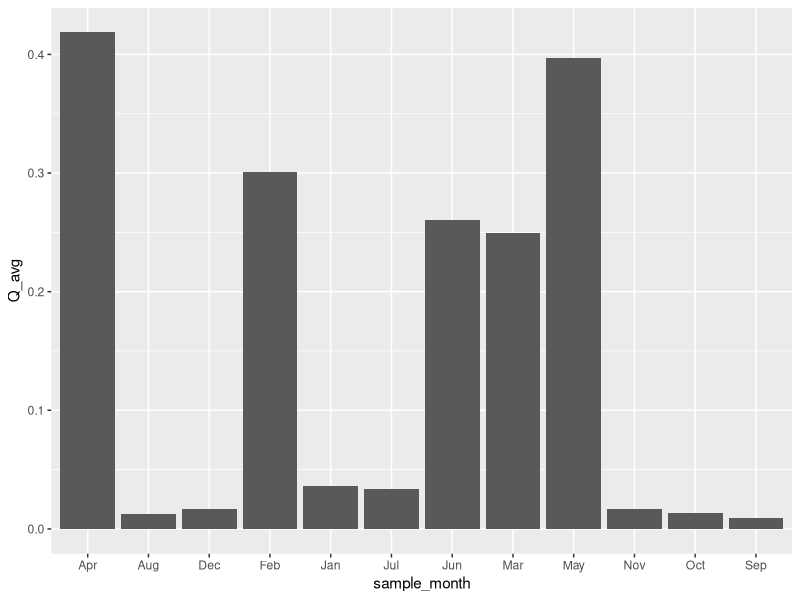
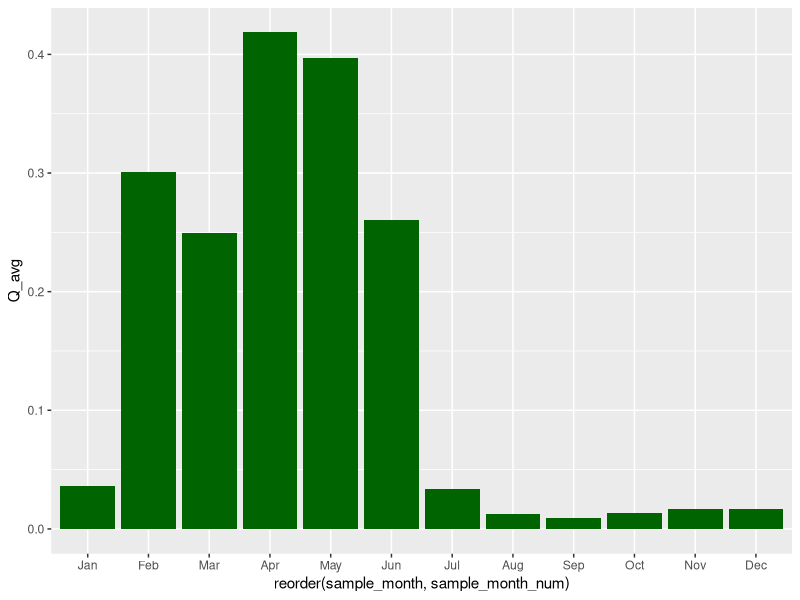
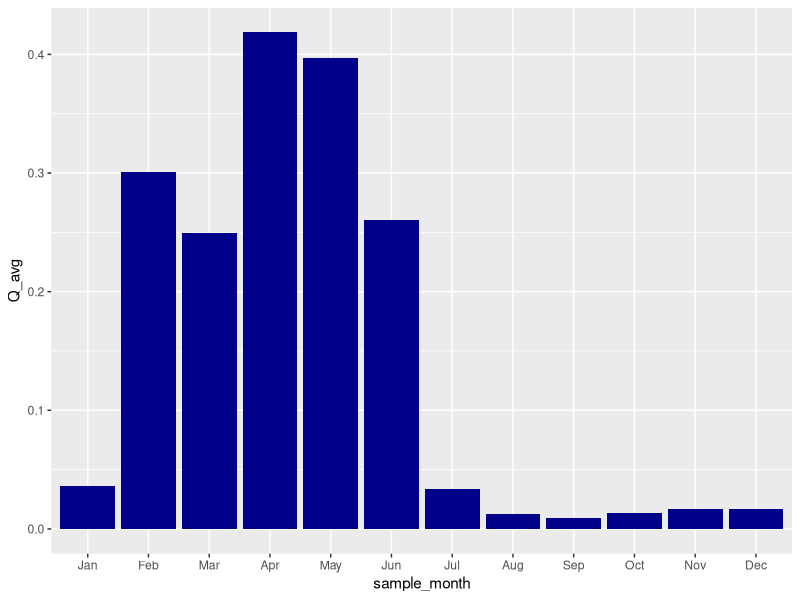
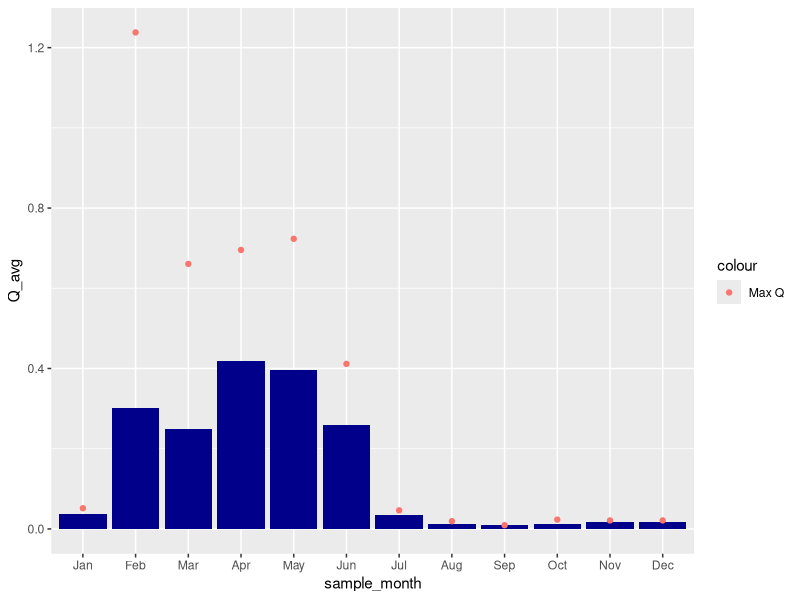
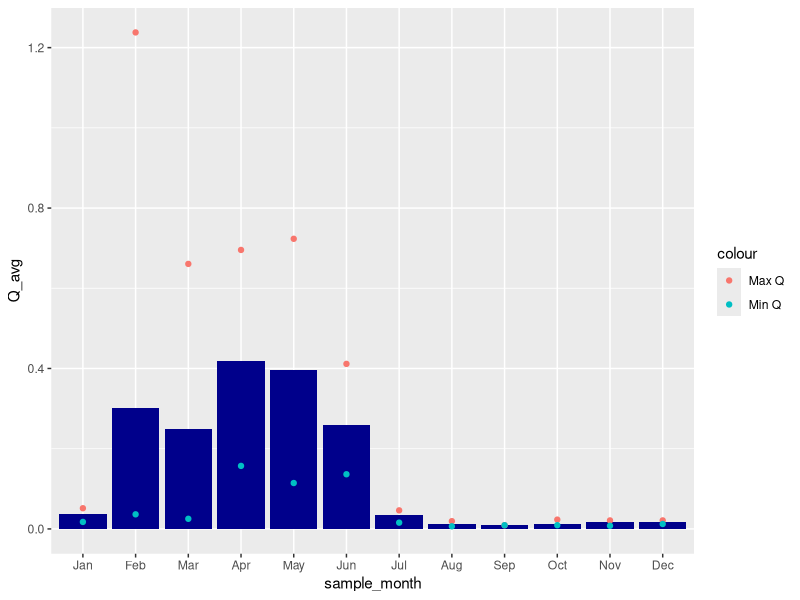
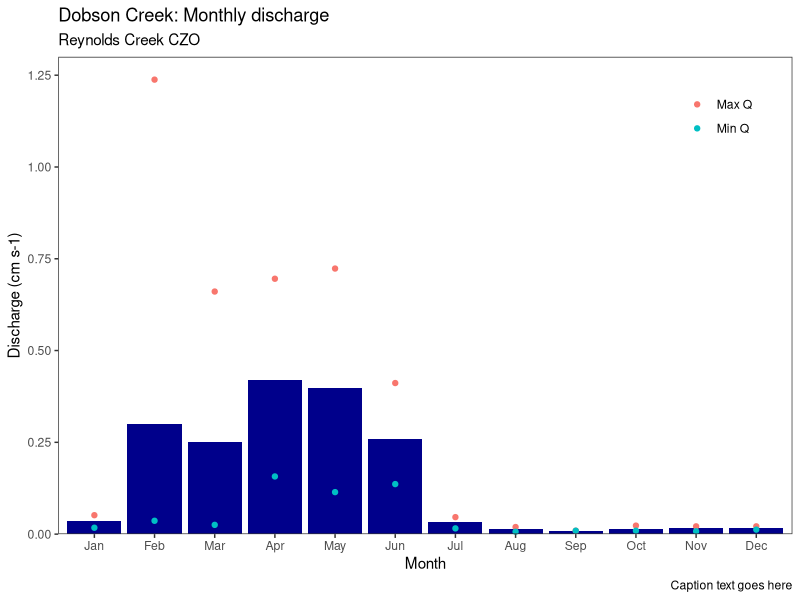

Reproduce these figures in R, in order.
# Description: Plot Reynolds Creek CZO water chemistry data
# Author: Derek Pierson
# Date: Jan 26, 2022

# Load packages
library(dplyr)
library(ggplot2)

# Set working drive to script folder
setwd(dirname(rstudioapi::getActiveDocumentContext()$path))


# Load data
wq <- read.csv("WaterQ_data.csv", as.is=T)


#####################################
# Data prep
#####################################

# Set format for date columns
# simple date
wq$Sample_Collection.Date..mm.dd.yyyy. <- as.Date(wq$Sample_Collection.Date..mm.dd.yyyy., format = "%m/%d/%Y")

# POSIXlt date format
wq$datetime <- as.POSIXlt(wq$datetime, tryFormats = c("%Y-%m-%d %H:%M:%OS",
                                       "%Y/%m/%d %H:%M:%OS",
                                       "%Y-%m-%d %H:%M",
                                       "%Y/%m/%d %H:%M",
                                       "%Y-%m-%d",
                                       "%Y/%m/%d"))

# Select data of interest
dobson_grab <- wq %>% filter(Subcatchment == "Dobson") %>%
                      filter(Sample_Type == "Grab") %>%
                      filter(!is.na(datetime)) %>% # remove data rows without a datetime value
                      select(Subcatchment, Sample_Type, datetime, # Select the columns to keep using the column names
                             qcms, # Discharge in cm s-1
                             X.Carbon..dissolved.organic..mg.L.,
                             X.Carbon..dissolved.organic.blank.corrected...mg.L.,
                             Nitrogen..total..mg.L.,
                             Nitrogen..total_Blank_Corrected..mg.L.) %>%
                     `colnames<-`(c("Subcatchment", "Sample_Type", "datetime",
                                    "Discharge", "DOC", "DOC_BC", "TN", "TN_BC"))

# Create a month column
dobson_grab$sample_month <- format(dobson_grab$datetime,"%b") # %b gives the abbreviated month name
dobson_grab$sample_month_num <- as.numeric(format(dobson_grab$datetime,"%m")) # %m gives the month number

# Summarize data by month
dobson_monthly <- dobson_grab %>% group_by(sample_month_num, sample_month) %>%
                                  summarize(n = n(),
                                            Q_avg = mean(Discharge, na.rm = T), # na.rm is important, otherwise if any value is NA, returns NA
                                            Q_sd = sd(Discharge, na.rm = T),
                                            Q_min = min(Discharge, na.rm = T),
                                            Q_max = max(Discharge, na.rm = T))


#####################################
# Plots 
#####################################

### Plot mean discharge by month
# Example 1
ggplot(data=dobson_monthly, aes(x=sample_month, y=Q_avg)) + geom_histogram(stat='identity')

# Example 2
ggplot(dobson_monthly, aes(x = reorder(sample_month, sample_month_num), y = Q_avg)) + geom_bar(stat = "identity", fill="dark green")

# Example 3
dobson_monthly$sample_month <- factor(dobson_monthly$sample_month,levels = c("Jan", "Feb", "Mar", "Apr",
                                                           "May", "Jun", "Jul", "Aug",
                                                           "Sep", "Oct", "Nov", "Dec"))

ggplot(dobson_monthly, aes(x=sample_month, y=Q_avg)) + geom_histogram(stat='identity', fill='dark blue')


### Add min and max discharge
# Plot part 1
plot_p1 <- ggplot(dobson_monthly, aes(x=sample_month, y=Q_avg)) + geom_histogram(stat='identity', fill='dark blue')

# Add max Q points to part 1
plot_p2 <- plot_p1 + geom_point(aes(x=sample_month, y=Q_max, colour = 'Max Q'))
plot_p2

# Add min Q points
plot_p3 <- plot_p2 + geom_point(aes(x=sample_month, y=Q_min, colour = 'Min Q'))
plot_p3


### Format and finalize the plot
# Create a theme variable to build upon
plot_theme <- theme_bw() + theme(
                panel.grid.major = element_blank(), # Clear the major grid lines
                panel.grid.minor = element_blank(), # Clear the minor grid lines
                legend.position = c(0.9, 0.9), # Change legend position, values are percent of axis length
                legend.background = element_rect(fill = "white")) 

# Plot code
plot_p3 + scale_y_continuous(expand = c(0, 0),
                             limits = c(0,1.3)) + #Force y-axis to start at zero
          labs(title="Dobson Creek: Monthly discharge",
               subtitle="Reynolds Creek CZO",
               caption="Caption text goes here") +
          xlab("Month") +
          ylab("Discharge (cm s-1)") +
          #ylab(expression(paste("Discharge (cm ",s^-1,")"))) +
          guides(color=guide_legend(title="")) +
          plot_theme

    
### Saving a plot
# png(file="plot_name.png", width=3000, height=6000, units="px", res=600)
# dev.off()

### Panel plot
# library(ggpubr)
# ggarrange(plot_p1, plot_p3, 
#           ncol = 2, nrow = 1,
#           common.legend = TRUE,
#           legend="bottom")
